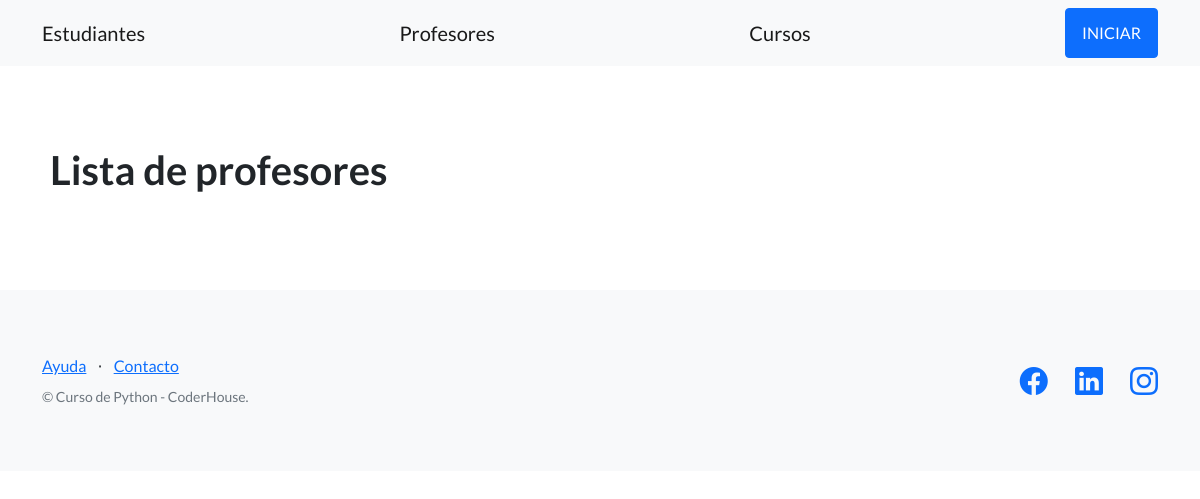
/plataforma/profesores/, run on an earlier commit of the app's database.
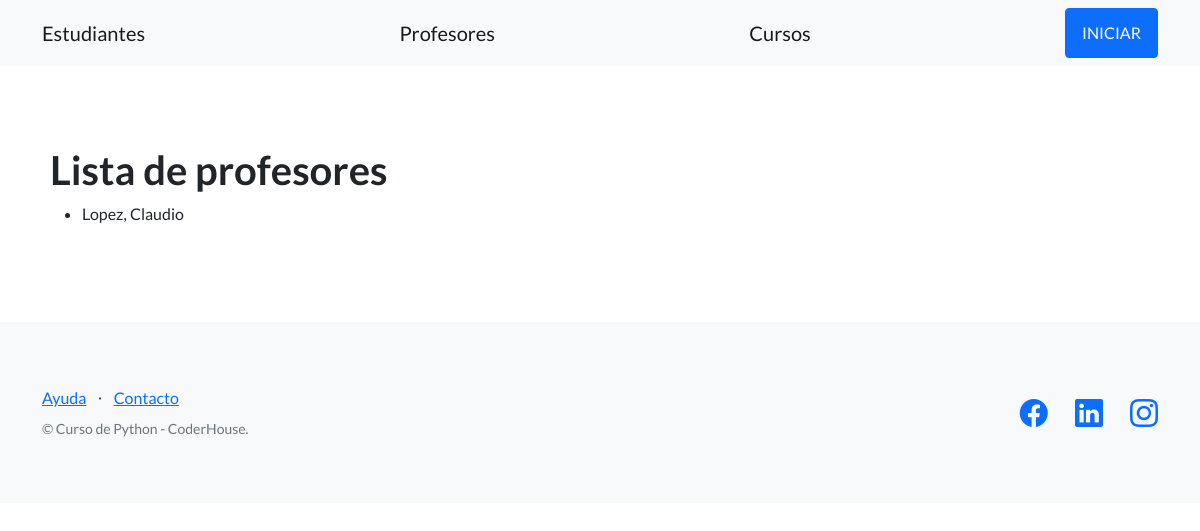
And on a later commit of the database.
### estudiantes/models.py (models this page shows, shortened)
class Profesor(models.Model):
    nombre = models.CharField(max_length=30) #Caracteres
    apellido = models.CharField(max_length=30)
    dni = models.CharField(max_length=32)
    email = models.EmailField()
    fecha_nacimiento = models.DateField(null=True)
    profesion = models.CharField(max_length=128)
    bio = models.TextField(null=True) #Archivo de texto que no tiene limites

### estudiantes/views.py (the view)
# urls.py: path("profesores/", listar_profesores, name="listar_profesores"),
def listar_profesores(request):
    contexto = {
        "profesores": Profesor.objects.all()
    }
    return render(
        request=request,
        template_name="estudiantes/Lista_profesores.html",
        context=contexto,
        )

### estudiantes/templates/estudiantes/lista_profesores.html
{% extends 'estudiantes/base.html' %}
{% block contenido %}
<section>
 <div>
    <h1>Lista de profesores</h1>
    <ul>
    {% for profesor in profesores %}
      <li>{{ profesor.apellido }}, {{ profesor.nombre }}</li>
    {% endfor %}
    </ul>
  </div>
</section>
{% endblock contenido %}

What changed in the data, as far as the page shows it:
added Profesor: apellido "Lopez", nombre "Claudio"
